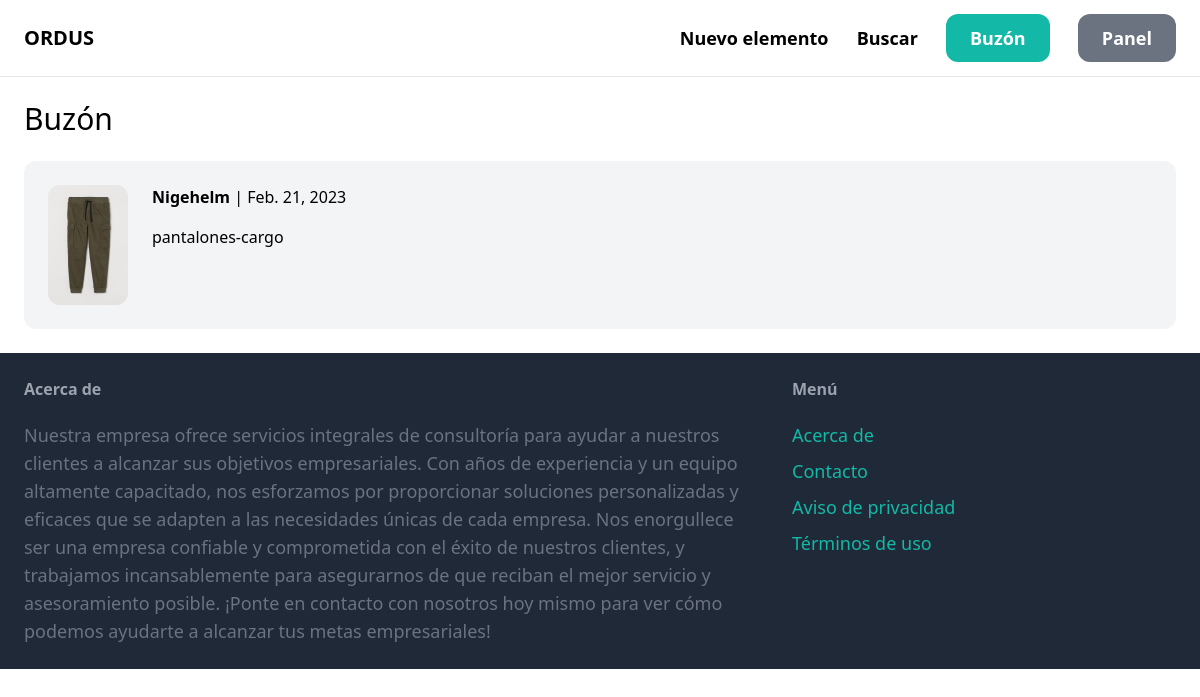
Screenshot of /inbox/ (signed in) with the database file from the repository.
### conversation/models.py (models this page shows)
class Conversation(models.Model):
    item = models.ForeignKey(Item, related_name='conversations', on_delete=models.CASCADE)
    members = models.ManyToManyField(User, related_name='conversations')
    created_at = models.DateField(auto_now_add=True)
    modified_at = models.DateField(auto_now=True)
    class Meta:
        ordering = ('-modified_at',)

### item/models.py (models this page shows, shortened)
class Item(models.Model):
    category = models.ForeignKey(Category, related_name='items', on_delete=models.CASCADE)
    name = models.CharField(max_length=255)
    description = models.TextField(blank=True, null=True)
    price = models.FloatField()
    image = models.ImageField(upload_to='item_images', blank=True, null=True)
    inventory = models.IntegerField()
    added = models.ForeignKey(User, related_name='items', on_delete=models.CASCADE)
    date = models.DateField()

### conversation/views.py (the view)
# urls.py: path('', views.inbox, name='inbox'),
@login_required
def inbox(request):
     conversations = Conversation.objects.filter(members__in=[request.user.id])
     return render(request, 'conversation/inbox.html', {
         'conversations': conversations,
     })

### conversation/templates/conversation/inbox.html (shortened to what this page needs)
{% extends 'core/base.html' %}
{% block content %}
<h1 class="mb-6 text-3xl">Buzón</h1>
<div class="space-y-6">
    {% for conversation in conversations %}
        <div>
            <a href="{% url 'conversation:detail' conversation.id %}">
                <div class="p-6 flex bg-gray-100 rounded-xl">
                    <div class="pr-6">
                        <img src="{{ conversation.item.image.url }}" class="w-20 rounded-xl">
                    </div>
                    <div>
                        {% for member in conversation.members.all %}
                            {% if member != request.user %}
                                <p class="mb-4"><strong>{{ member.username }}</strong> | {{ conversation.modified_at }}</p>
                                <p>{{ conversation.item.name }}</p>
                            {% endif %}
                        {% endfor %}
                    </div>
                </div>
            </a>
        </div>
    {% endfor %}
</div>
{% endblock %}

### rows the page displays
Conversation: item.image (picture), modified_at "Feb. 21, 2023", item.name "pantalones-cargo"

### other values shown
{{ member.username }} "Nigehelm"
